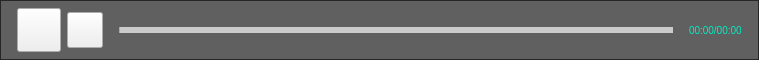
<?xml version="1.0" encoding="UTF-8"?>
<ui version="4.0">
 <class>controls</class>
 <widget class="QWidget" name="controls">
  <property name="geometry">
   <rect>
    <x>0</x>
    <y>0</y>
    <width>759</width>
    <height>60</height>
   </rect>
  </property>
  <property name="minimumSize">
   <size>
    <width>0</width>
    <height>60</height>
   </size>
  </property>
  <property name="maximumSize">
   <size>
    <width>16777215</width>
    <height>60</height>
   </size>
  </property>
  <property name="windowTitle">
   <string>Form</string>
  </property>
  <layout class="QHBoxLayout" name="horizontalLayout">
   <property name="spacing">
    <number>0</number>
   </property>
   <property name="leftMargin">
    <number>0</number>
   </property>
   <property name="topMargin">
    <number>0</number>
   </property>
   <property name="rightMargin">
    <number>0</number>
   </property>
   <property name="bottomMargin">
    <number>0</number>
   </property>
   <item>
    <widget class="QFrame" name="frame">
     <property name="minimumSize">
      <size>
       <width>0</width>
       <height>60</height>
      </size>
     </property>
     <property name="maximumSize">
      <size>
       <width>16777215</width>
       <height>60</height>
      </size>
     </property>
     <property name="styleSheet">
      <string notr="true">#frame
{
	background-color: rgba(0, 0, 0, 0.6);
}</string>
     </property>
     <property name="frameShape">
      <enum>QFrame::StyledPanel</enum>
     </property>
     <property name="frameShadow">
      <enum>QFrame::Raised</enum>
     </property>
     <layout class="QHBoxLayout" name="horizontalLayout_2">
      <property name="spacing">
       <number>6</number>
      </property>
      <property name="leftMargin">
       <number>16</number>
      </property>
      <property name="topMargin">
       <number>0</number>
      </property>
      <property name="rightMargin">
       <number>16</number>
      </property>
      <property name="bottomMargin">
       <number>0</number>
      </property>
      <item>
       <widget class="QPushButton" name="pushButton_play">
        <property name="minimumSize">
         <size>
          <width>44</width>
          <height>44</height>
         </size>
        </property>
        <property name="maximumSize">
         <size>
          <width>44</width>
          <height>44</height>
         </size>
        </property>
        <property name="cursor">
         <cursorShape>PointingHandCursor</cursorShape>
        </property>
        <property name="styleSheet">
         <string notr="true">#pushButton_play
{
	border-image: url(:/qrc/qrc/play.png);
}

#pushButton_play:unchecked
{  
	border-image: url(:/qrc/qrc/play.png);
}  
  
#pushButton_play:checked
{ 
	border-image: url(:/qrc/qrc/pause.png);
}</string>
        </property>
        <property name="checkable">
         <bool>true</bool>
        </property>
       </widget>
      </item>
      <item>
       <widget class="QPushButton" name="pushButton_volum">
        <property name="minimumSize">
         <size>
          <width>36</width>
          <height>36</height>
         </size>
        </property>
        <property name="maximumSize">
         <size>
          <width>36</width>
          <height>36</height>
         </size>
        </property>
        <property name="cursor">
         <cursorShape>PointingHandCursor</cursorShape>
        </property>
        <property name="styleSheet">
         <string notr="true">border-image: url(:/qrc/qrc/yyf_ico_yl.png);</string>
        </property>
       </widget>
      </item>
      <item>
       <spacer name="horizontalSpacer">
        <property name="orientation">
         <enum>Qt::Horizontal</enum>
        </property>
        <property name="sizeType">
         <enum>QSizePolicy::Fixed</enum>
        </property>
        <property name="sizeHint" stdset="0">
         <size>
          <width>10</width>
          <height>20</height>
         </size>
        </property>
       </spacer>
      </item>
      <item>
       <widget class="CustomSlider" name="slider_progress">
        <property name="sizePolicy">
         <sizepolicy hsizetype="Expanding" vsizetype="Preferred">
          <horstretch>0</horstretch>
          <verstretch>0</verstretch>
         </sizepolicy>
        </property>
        <property name="cursor">
         <cursorShape>PointingHandCursor</cursorShape>
        </property>
        <property name="styleSheet">
         <string notr="true">QSlider
{
    border-color: rgba(52,7,91,100%);
}

QSlider::groove:horizontal 
{ 
	background: #cbcbcb;    
	height: 6px; 
	left: 0px; 
	right: 0px; 
	border:0px;            
	border-radius:6px; 
} 

QSlider::sub-page:horizontal 
{  
	background: qlineargradient(x1:0, y1:0, x2:0, y2:1,stop:0 #0EF2D1, stop:1 #0EF2D1);  
	background: qlineargradient(x1: 0, y1: 0.2, x2: 1, y2: 1,stop: 0 #0EF2D1, stop: 1 #0EF2D1);
	border-radius: 2px;  
} 

QSlider::add-page:horizontal 
{    
	background: #cbcbcb; 
	hegiht: 4px;  
	border-radius: 2px;  
}

QSlider::handle:horizontal   
{     
	border-image: url(:/qrc/qrc/yuan.png);
    margin: -2px -4px -2px 0px; 
	width:  10px; 
	height: 10px; 
} </string>
        </property>
        <property name="value">
         <number>0</number>
        </property>
        <property name="orientation">
         <enum>Qt::Horizontal</enum>
        </property>
       </widget>
      </item>
      <item>
       <spacer name="horizontalSpacer_2">
        <property name="orientation">
         <enum>Qt::Horizontal</enum>
        </property>
        <property name="sizeType">
         <enum>QSizePolicy::Fixed</enum>
        </property>
        <property name="sizeHint" stdset="0">
         <size>
          <width>10</width>
          <height>20</height>
         </size>
        </property>
       </spacer>
      </item>
      <item>
       <widget class="QLabel" name="label_volumNum">
        <property name="styleSheet">
         <string notr="true">#label_volumNum
{
font-size: 10px;
font-family: 微软雅黑;
color: #01EEC3;
}</string>
        </property>
        <property name="text">
         <string>00:00/00:00</string>
        </property>
       </widget>
      </item>
     </layout>
    </widget>
   </item>
  </layout>
 </widget>
 <customwidgets>
  <customwidget>
   <class>CustomSlider</class>
   <extends>QSlider</extends>
   <header>customslider.h</header>
  </customwidget>
 </customwidgets>
 <resources>
  <include location="vlcPlayer.qrc"/>
 </resources>
 <connections/>
</ui>
